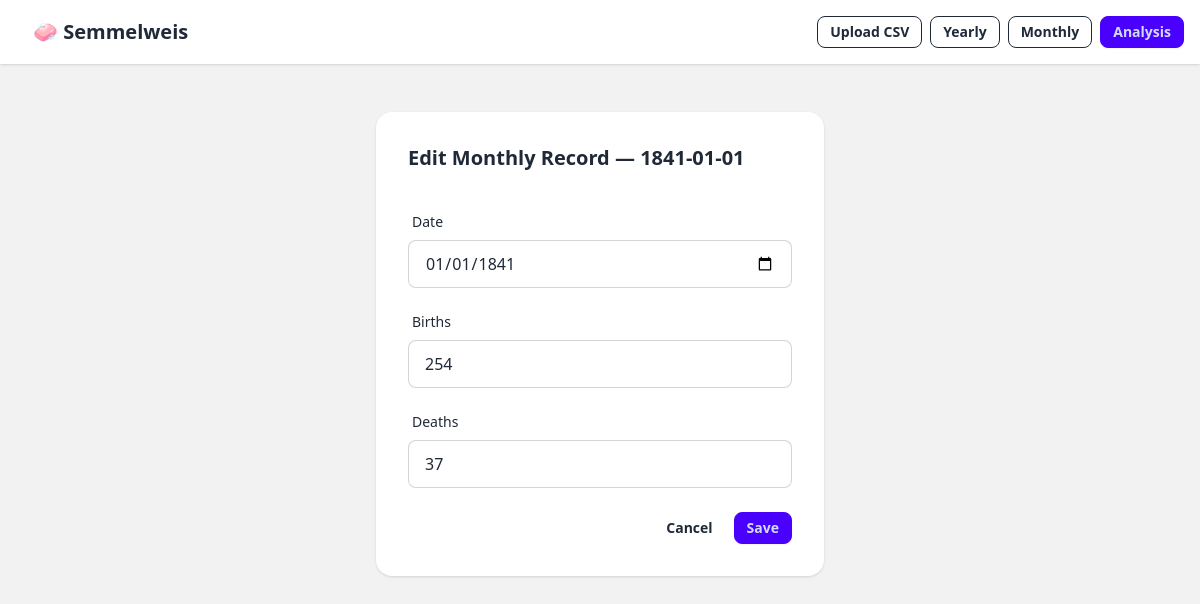
Page /monthly/1/edit/ on the committed database.
### analysis/models.py (models this page shows, shortened)
class MonthlyRecord(models.Model):
    date   = models.DateField()   # first day of the reported month, e.g. 1841-01-01
    births = models.IntegerField()
    deaths = models.IntegerField()
    HANDWASHING_START = "1847-06-01"
    class Meta:
        ordering = ["date"]
    def __str__(self):
        return str(self.date)

### analysis/views.py (the view)
# urls.py: path("monthly/<int:pk>/edit/",   views.MonthlyUpdateView.as_view(), name="monthly-update"),
class MonthlyUpdateView(UpdateView):
    model         = MonthlyRecord
    form_class    = MonthlyRecordForm
    template_name = "analysis/monthly_form.html"
    success_url   = reverse_lazy("analysis:monthly-list")
    def get_context_data(self, **kwargs):
        ctx = super().get_context_data(**kwargs)
        ctx["title"]      = f"Edit Monthly Record — {self.object}"
        ctx["cancel_url"] = reverse_lazy("analysis:monthly-list")
        return ctx

### analysis/forms.py
class MonthlyRecordForm(forms.ModelForm):
    class Meta:
        model  = MonthlyRecord
        fields = ["date", "births", "deaths"]
        widgets = {
            "date":   forms.DateInput(attrs={"type": "date", "class": "input input-bordered w-full"}),
            "births": forms.NumberInput(attrs={"class": "input input-bordered w-full"}),
            "deaths": forms.NumberInput(attrs={"class": "input input-bordered w-full"}),
        }

### templates/analysis/monthly_form.html (shortened to what this page needs)
{% extends "base.html" %}
{% block content %}
<div class="card bg-base-100 shadow max-w-md mx-auto mt-8">
  <div class="card-body">
    <h2 class="card-title">{{ title }}</h2>
    <form method="post" class="space-y-4 mt-2">
      {% for field in form %}
        <div class="form-control">
          <label class="label">
            <span class="label-text font-medium">{{ field.label }}</span>
          </label>
          {{ field }}
        </div>
      {% endfor %}
      <div class="card-actions justify-end pt-2">
        <a href="{{ cancel_url }}" class="btn btn-ghost btn-sm">Cancel</a>
        <button class="btn btn-primary btn-sm">Save</button>
      </div>
    </form>
  </div>
</div>
{% endblock %}

### rows in the picture
MonthlyRecord: form "01/01/1841" "254" "37"

### other values in the picture
{{ title }} "Edit Monthly Record — 1841-01-01"
{{ field.label }} "Date" "Births" "Deaths"
